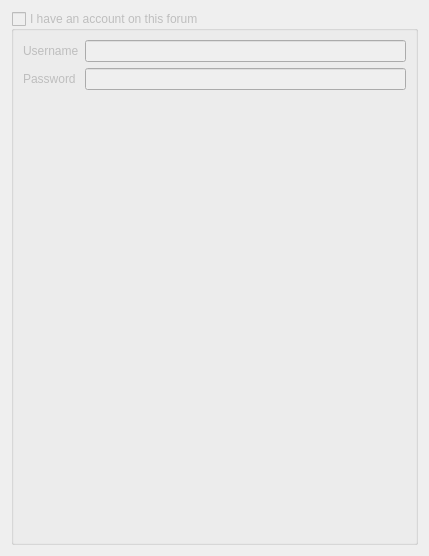
<?xml version="1.0" encoding="UTF-8"?>
<ui version="4.0">
 <class>SubscribeForumLoginForm</class>
 <widget class="QWidget" name="SubscribeForumLoginForm">
  <property name="geometry">
   <rect>
    <x>0</x>
    <y>0</y>
    <width>429</width>
    <height>556</height>
   </rect>
  </property>
  <property name="windowTitle">
   <string>Form</string>
  </property>
  <layout class="QVBoxLayout" name="verticalLayout">
   <item>
    <widget class="QGroupBox" name="accountGroupBox">
     <property name="enabled">
      <bool>false</bool>
     </property>
     <property name="title">
      <string>I have an account on this forum</string>
     </property>
     <property name="checkable">
      <bool>true</bool>
     </property>
     <property name="checked">
      <bool>false</bool>
     </property>
     <layout class="QFormLayout" name="formLayout">
      <item row="0" column="0">
       <widget class="QLabel" name="label">
        <property name="text">
         <string>Username</string>
        </property>
       </widget>
      </item>
      <item row="0" column="1">
       <widget class="QLineEdit" name="usernameEdit"/>
      </item>
      <item row="1" column="0">
       <widget class="QLabel" name="label_2">
        <property name="text">
         <string>Password</string>
        </property>
       </widget>
      </item>
      <item row="1" column="1">
       <widget class="QLineEdit" name="passwordEdit">
        <property name="echoMode">
         <enum>QLineEdit::Password</enum>
        </property>
       </widget>
      </item>
     </layout>
    </widget>
   </item>
  </layout>
 </widget>
 <resources/>
 <connections/>
</ui>
